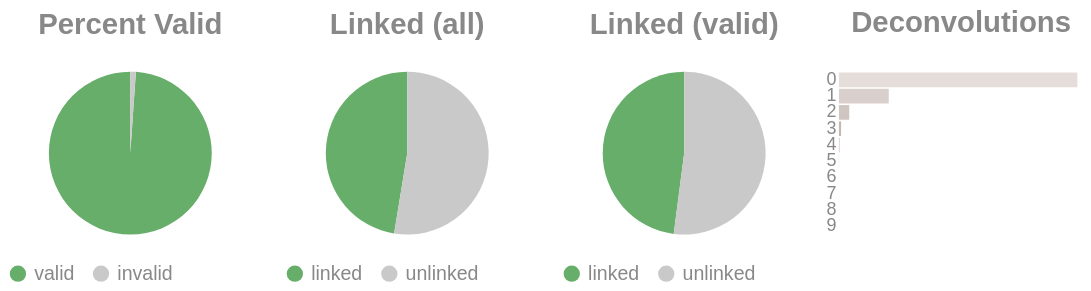

Here is the notebook cell this chart was saved with:
### Code cell
if SKIPLR:
    pass
else:
    clash = Counter()
    for i in valids['molecule'].to_list():
        _mol = i.split("-")
        if len(_mol) == 1:
            clash.update('0')
        else:
            clash.update(_mol[-1])

    _d = {"deconvolutions": [], 'count': []}
    for k,v in clash.items():
        _d['deconvolutions'].append(k)
        _d['count'].append(v)

    tot_valid = valids['reads'].sum()
    mask = valids['reads'] >= 2
    n_linked_reads = valids.filter(mask)['reads'].sum()
    if n_linked_reads == 0:
        print_html("No linked molecules (>=2 reads) were detected; skipping linked-only distributions.")
        SKIPLR = True
    else:
        perc_valid = round(tot_valid / n_reads, 4)
        linked_perc_abs = round(n_linked_reads / n_reads, 4)
        linked_perc = round(n_linked_reads / tot_valid, 4)

    _valid = pl.DataFrame({"valids": ['valid', 'invalid'], "count": [tot_valid, n_reads - tot_valid]})
    _linked_abs = pl.DataFrame({"linked (absolute)": ['linked', 'unlinked'], "count": [n_linked_reads, n_reads - n_linked_reads]})
    _linked_rel = pl.DataFrame({"linked (valids)": ['linked', 'unlinked'], "count": [n_linked_reads, tot_valid - n_linked_reads]})

    (
        alt.hconcat(
            piechart(_valid, goodval = 'valid', title = "Percent Valid"),
            piechart(_linked_abs, goodval = "linked", title =  "Linked (all)"),
            piechart(_linked_rel, goodval = "linked", title =  "Linked (valid)"),
            convolutionbar(pl.DataFrame(_d), title = "Deconvolutions"),
            center = True,
            bounds = 'flush'
        )
        .resolve_scale(color='independent')
        .resolve_legend('independent')
        .properties(usermeta={'embedOptions': {"actions": False}})
    ).display()

### Figure 1 — Vega-Lite specification as saved in the notebook (floating-point values rounded to 4 significant figures)
{"width": "container", "height": 400, "config": {"title": {"anchor": "start", "dy": -15, "fontSize": 18, "color": "#888888", "subtitleColor": "#888888", "subtitleFontSize": 14}, "arc": {"fill": "#0072B2"}, "axis": {"domainColor": "#888888", "domainWidth": 0.5, "gridWidth": 0.2, "grid": false, "titleFontWeight": 400, "titleFontSize": 15, "labelFontSize": 11, "labelColor": "#888888", "tickColor": "#888888", "tickWidth": 0.2, "titleColor": "#888888"}, "axisBand": {"grid": false}, "axisX": {"grid": true, "tickSize": 10, "domainCap": "round"}, "axisY": {"domain": false, "grid": true, "tickSize": 0, "domainCap": "round"}, "background": "transparent", "header": {"labelFontSize": 15, "labelColor": "#888888", "titleFontSize": 15, "titleFontWeight": 600, "titleColor": "#888888"}, "legend": {"labelFont": "sans-serif", "labelFontSize": 12, "labelColor": "#888888", "symbolSize": 100, "symbolType": "circle", "titleFontSize": 12, "titlePadding": 10, "titleColor": "#888888", "title": null}, "range": {"category": ["#E69F00", "#56B4E9", "#009E73", "#F0E442", "#0072B2", "#D55E00", "#CC79A7", "#000000"], "diverging": ["#cfe8f3", "#a2d4ec", "#73bfe2", "#46abdb", "#1696d2", "#12719e"]}, "area": {"fill": "#0072B2", "fillOpacity": 0.7, "line": true, "strokeOpacity": 0.7}, "line": {"color": "#0072B2", "stroke": "#0072B2", "strokeWidth": 2}, "trail": {"color": "#0072B2", "stroke": "#0072B2", "strokeWidth": 0, "size": 1}, "point": {"filled": true, "fillOpacity": 1.0, "size": 95}, "text": {"color": "#888888", "fontSize": 11, "align": "right", "fontWeight": 400, "size": 11}, "bar": {"fill": "#0072B2", "stroke": null}, "view": {"stroke": null, "continuousWidth": 660, "continuousHeight": 400}}, "hconcat": [{"data": {"name": "data-40f403324cbd51c211d639fc9ad411c6"}, "mark": {"type": "arc"}, "encoding": {"color": {"field": "valids", "legend": {"orient": "bottom", "title": null}, "scale": {"domain": ["valid", "invalid"], "range": ["#68ae6b", "#C9C9C9"]}, "title": "Valids", "type": "nominal"}, "theta": {"field": "count", "type": "quantitative"}, "tooltip": [{"field": "valids", "title": "Valids", "type": "ordinal"}, {"field": "percent", "format": ".2%", "title": "Percent", "type": "quantitative"}, {"field": "count", "title": "Count", "type": "quantitative"}]}, "height": 100, "title": {"text": "Percent Valid", "align": "center", "anchor": "middle"}, "transform": [{"calculate": "datum.count / 10753332", "as": "percent"}], "width": 150}, {"data": {"name": "data-1b2baa72eb0424b9b4a4e039742dd89a"}, "mark": {"type": "arc"}, "encoding": {"color": {"field": "linked (absolute)", "legend": {"orient": "bottom", "title": null}, "scale": {"domain": ["linked", "unlinked"], "range": ["#68ae6b", "#C9C9C9"]}, "title": "Linked (Absolute)", "type": "nominal"}, "theta": {"field": "count", "type": "quantitative"}, "tooltip": [{"field": "linked (absolute)", "title": "Linked (Absolute)", "type": "ordinal"}, {"field": "percent", "format": ".2%", "title": "Percent", "type": "quantitative"}, {"field": "count", "title": "Count", "type": "quantitative"}]}, "height": 100, "title": {"text": "Linked (all)", "align": "center", "anchor": "middle"}, "transform": [{"calculate": "datum.count / 10753332", "as": "percent"}], "width": 150}, {"data": {"name": "data-f4778bb2a7f5a38c7adcc8f03ed7084c"}, "mark": {"type": "arc"}, "encoding": {"color": {"field": "linked (valids)", "legend": {"orient": "bottom", "title": null}, "scale": {"domain": ["linked", "unlinked"], "range": ["#68ae6b", "#C9C9C9"]}, "title": "Linked (Valids)", "type": "nominal"}, "theta": {"field": "count", "type": "quantitative"}, "tooltip": [{"field": "linked (valids)", "title": "Linked (Valids)", "type": "ordinal"}, {"field": "percent", "format": ".2%", "title": "Percent", "type": "quantitative"}, {"field": "count", "title": "Count", "type": "quantitative"}]}, "height": 100, "title": {"text": "Linked (valid)", "align": "center", "anchor": "middle"}, "transform": [{"calculate": "datum.count / 10636275", "as": "percent"}], "width": 150}, {"data": {"name": "data-8ca2022c47eb65648e3f4c5ee048ee07"}, "mark": {"type": "bar"}, "encoding": {"color": {"field": "deconvolutions", "legend": null, "scale": {"scheme": "lightgreyred"}, "type": "nominal"}, "tooltip": [{"field": "deconvolutions", "title": "Deconvolutions", "type": "ordinal"}, {"field": "percent", "format": ".2%", "title": "Percent", "type": "quantitative"}, {"field": "count", "title": "Count", "type": "quantitative"}], "x": {"axis": null, "field": "count", "type": "quantitative"}, "y": {"field": "deconvolutions", "sort": "ascending", "title": null, "type": "nominal"}}, "height": 100, "title": {"text": "Deconvolutions", "align": "center", "anchor": "middle"}, "transform": [{"calculate": "datum.count / 7400262", "as": "percent"}], "width": 150}], "bounds": "flush", "center": true, "resolve": {"legend": {"angle": "independent"}, "scale": {"color": "independent"}}, "usermeta": {"embedOptions": {"actions": false}}, "$schema": "https://vega.github.io/schema/vega-lite/v6.4.1.json", "datasets": {"data-40f403324cbd51c211d639fc9ad411c6": [{"valids": "valid", "count": 10636275}, {"valids": "invalid", "count": 117057}], "data-1b2baa72eb0424b9b4a4e039742dd89a": [{"linked (absolute)": "linked", "count": 5099791}, {"linked (absolute)": "unlinked", "count": 5653541}], "data-f4778bb2a7f5a38c7adcc8f03ed7084c": [{"linked (valids)": "linked", "count": 5099791}, {"linked (valids)": "unlinked", "count": 5536484}], "data-8ca2022c47eb65648e3f4c5ee048ee07": [{"deconvolutions": "0", "count": 5854507}, {"deconvolutions": "1", "count": 1223315}, {"deconvolutions": "2", "count": 253358}, {"deconvolutions": "3", "count": 53369}, {"deconvolutions": "4", "count": 11903}, {"deconvolutions": "5", "count": 2798}, {"deconvolutions": "6", "count": 698}, {"deconvolutions": "7", "count": 206}, {"deconvolutions": "8", "count": 72}, {"deconvolutions": "9", "count": 36}]}}
